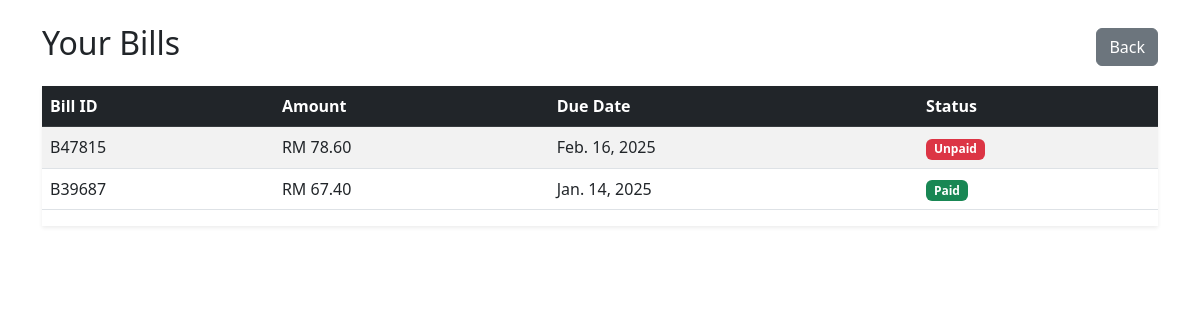
Page /customer/bills/ (signed in) on the committed database.
### app/models.py (models this page shows, shortened)
class Bill(models.Model):
    STATUS_CHOICES = [
        (True, 'Paid'),
        (False, 'Unpaid')
    ]
    bill_id = models.CharField(primary_key=True, max_length=6)
    customer = models.ForeignKey(Customer, on_delete=models.CASCADE)
    due_date = models.DateField()
    amount = models.DecimalField(max_digits=10, decimal_places=2)
    paid = models.BooleanField(choices=STATUS_CHOICES)
    creation_date = models.DateField()
    penalty_fee = models.DecimalField(max_digits=10, decimal_places=2)
    usage =  models.DecimalField(max_digits=10, decimal_places=2)

### app/views.py (the view)
# urls.py: path('customer/bills/', views.bills, name='bills'),
@login_required
@user_passes_test(is_customer)
def bills(request):
    try:
        customer = get_object_or_404(Customer, customer_email=request.user.email)
    except Http404:
        return redirect('customer_dashboard')
    bills = Bill.objects.filter(customer=customer).order_by('-due_date')  # Order by due date
    return render(request, 'app/bills.html', {'bills': bills})

### app/views.py (called while the page is built)
def is_customer(user):
    return user.is_authenticated and user.role == 'CUSTOMER'

### app/templates/app/bills.html (shortened to what this page needs)
{% extends 'base.html' %}
{% block content %}
<div class="container mt-4">
    <div class="d-flex justify-content-between align-items-center mb-3">
        <h2> Your Bills</h2>
        <a href="{% url 'customer_dashboard' %}" class="btn btn-secondary">
             Back
        </a>
    </div>
    {% if bills %}
        <div class="table-responsive shadow-sm">
            <table class="table table-striped">
                <thead class="table-dark">
                    <tr>
                        <th>Bill ID</th>
                        <th>Amount</th>
                        <th>Due Date</th>
                        <th>Status</th>
                    </tr>
                </thead>
                <tbody>
                    {% for bill in bills %}
                    <tr>
                        <td>{{ bill.bill_id }}</td>
                        <td>RM {{ bill.amount|floatformat:2 }}</td>
                        <td>{{ bill.due_date }}</td>
                        <td>
                            <span class="badge
                                {% if bill.paid %} bg-success
                                {% else %} bg-danger {% endif %}">
                                {% if bill.paid %}
                                     Paid
                                {% else %}
                                     Unpaid
                                {% endif %}
                            </span>
                        </td>
                    </tr>
                    {% endfor %}
                </tbody>
            </table>
        </div>
    {% else %}
        <div class="alert alert-info text-center" role="alert">
            <i class="fas fa-info-circle"></i> No bills found for your account.
        </div>
    {% endif %}
</div>
{% endblock %}

### rows in the picture
Bill: bill_id "B47815", amount "78.60", due_date "Feb. 16, 2025", paid "Unpaid"
Bill: bill_id "B39687", amount "67.40", due_date "Jan. 14, 2025", paid "Paid"
